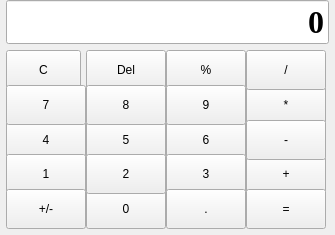
<?xml version="1.0" encoding="UTF-8"?>
<ui version="4.0">
 <class>MainWindow</class>
 <widget class="QMainWindow" name="MainWindow">
  <property name="geometry">
   <rect>
    <x>0</x>
    <y>0</y>
    <width>335</width>
    <height>235</height>
   </rect>
  </property>
  <property name="sizePolicy">
   <sizepolicy hsizetype="Fixed" vsizetype="Fixed">
    <horstretch>0</horstretch>
    <verstretch>0</verstretch>
   </sizepolicy>
  </property>
  <property name="minimumSize">
   <size>
    <width>335</width>
    <height>230</height>
   </size>
  </property>
  <property name="maximumSize">
   <size>
    <width>335</width>
    <height>262</height>
   </size>
  </property>
  <property name="windowTitle">
   <string>Calculator</string>
  </property>
  <widget class="QWidget" name="centralwidget">
   <property name="sizePolicy">
    <sizepolicy hsizetype="Fixed" vsizetype="Fixed">
     <horstretch>0</horstretch>
     <verstretch>0</verstretch>
    </sizepolicy>
   </property>
   <layout class="QGridLayout" name="gridLayout_2">
    <property name="leftMargin">
     <number>0</number>
    </property>
    <property name="topMargin">
     <number>0</number>
    </property>
    <property name="rightMargin">
     <number>0</number>
    </property>
    <property name="bottomMargin">
     <number>0</number>
    </property>
    <property name="spacing">
     <number>0</number>
    </property>
    <item row="0" column="0">
     <layout class="QVBoxLayout" name="verticalLayout">
      <property name="spacing">
       <number>6</number>
      </property>
      <property name="leftMargin">
       <number>6</number>
      </property>
      <property name="rightMargin">
       <number>6</number>
      </property>
      <property name="bottomMargin">
       <number>6</number>
      </property>
      <item>
       <widget class="QLineEdit" name="lineEdit">
        <property name="sizePolicy">
         <sizepolicy hsizetype="Expanding" vsizetype="Fixed">
          <horstretch>0</horstretch>
          <verstretch>0</verstretch>
         </sizepolicy>
        </property>
        <property name="font">
         <font>
          <family>Times New Roman</family>
          <pointsize>24</pointsize>
          <weight>75</weight>
          <bold>true</bold>
         </font>
        </property>
        <property name="text">
         <string>0</string>
        </property>
        <property name="alignment">
         <set>Qt::AlignRight|Qt::AlignTrailing|Qt::AlignVCenter</set>
        </property>
       </widget>
      </item>
      <item>
       <layout class="QGridLayout" name="gridLayout">
        <property name="bottomMargin">
         <number>6</number>
        </property>
        <property name="spacing">
         <number>0</number>
        </property>
        <item row="2" column="2">
         <widget class="QPushButton" name="pushButton6">
          <property name="sizePolicy">
           <sizepolicy hsizetype="Fixed" vsizetype="Fixed">
            <horstretch>0</horstretch>
            <verstretch>0</verstretch>
           </sizepolicy>
          </property>
          <property name="minimumSize">
           <size>
            <width>70</width>
            <height>40</height>
           </size>
          </property>
          <property name="text">
           <string>6</string>
          </property>
         </widget>
        </item>
        <item row="2" column="0">
         <widget class="QPushButton" name="pushButton4">
          <property name="sizePolicy">
           <sizepolicy hsizetype="Fixed" vsizetype="Fixed">
            <horstretch>0</horstretch>
            <verstretch>0</verstretch>
           </sizepolicy>
          </property>
          <property name="minimumSize">
           <size>
            <width>70</width>
            <height>40</height>
           </size>
          </property>
          <property name="text">
           <string>4</string>
          </property>
         </widget>
        </item>
        <item row="3" column="0">
         <widget class="QPushButton" name="pushButton1">
          <property name="sizePolicy">
           <sizepolicy hsizetype="Fixed" vsizetype="Fixed">
            <horstretch>0</horstretch>
            <verstretch>0</verstretch>
           </sizepolicy>
          </property>
          <property name="minimumSize">
           <size>
            <width>70</width>
            <height>40</height>
           </size>
          </property>
          <property name="text">
           <string>1</string>
          </property>
         </widget>
        </item>
        <item row="0" column="0">
         <widget class="QPushButton" name="Clear">
          <property name="sizePolicy">
           <sizepolicy hsizetype="Fixed" vsizetype="Fixed">
            <horstretch>0</horstretch>
            <verstretch>0</verstretch>
           </sizepolicy>
          </property>
          <property name="minimumSize">
           <size>
            <width>75</width>
            <height>40</height>
           </size>
          </property>
          <property name="maximumSize">
           <size>
            <width>75</width>
            <height>40</height>
           </size>
          </property>
          <property name="text">
           <string>C</string>
          </property>
         </widget>
        </item>
        <item row="3" column="2">
         <widget class="QPushButton" name="pushButton3">
          <property name="sizePolicy">
           <sizepolicy hsizetype="Fixed" vsizetype="Fixed">
            <horstretch>0</horstretch>
            <verstretch>0</verstretch>
           </sizepolicy>
          </property>
          <property name="minimumSize">
           <size>
            <width>70</width>
            <height>40</height>
           </size>
          </property>
          <property name="text">
           <string>3</string>
          </property>
         </widget>
        </item>
        <item row="1" column="3">
         <widget class="QPushButton" name="Multiply">
          <property name="sizePolicy">
           <sizepolicy hsizetype="Fixed" vsizetype="Fixed">
            <horstretch>0</horstretch>
            <verstretch>0</verstretch>
           </sizepolicy>
          </property>
          <property name="minimumSize">
           <size>
            <width>70</width>
            <height>40</height>
           </size>
          </property>
          <property name="text">
           <string>*</string>
          </property>
         </widget>
        </item>
        <item row="3" column="3">
         <widget class="QPushButton" name="Addition">
          <property name="sizePolicy">
           <sizepolicy hsizetype="Fixed" vsizetype="Fixed">
            <horstretch>0</horstretch>
            <verstretch>0</verstretch>
           </sizepolicy>
          </property>
          <property name="minimumSize">
           <size>
            <width>70</width>
            <height>40</height>
           </size>
          </property>
          <property name="text">
           <string>+</string>
          </property>
         </widget>
        </item>
        <item row="0" column="2">
         <widget class="QPushButton" name="Modules">
          <property name="sizePolicy">
           <sizepolicy hsizetype="Fixed" vsizetype="Fixed">
            <horstretch>0</horstretch>
            <verstretch>0</verstretch>
           </sizepolicy>
          </property>
          <property name="minimumSize">
           <size>
            <width>70</width>
            <height>40</height>
           </size>
          </property>
          <property name="text">
           <string>%</string>
          </property>
         </widget>
        </item>
        <item row="0" column="1">
         <widget class="QPushButton" name="Delete">
          <property name="sizePolicy">
           <sizepolicy hsizetype="Fixed" vsizetype="Fixed">
            <horstretch>0</horstretch>
            <verstretch>0</verstretch>
           </sizepolicy>
          </property>
          <property name="minimumSize">
           <size>
            <width>70</width>
            <height>40</height>
           </size>
          </property>
          <property name="text">
           <string>Del</string>
          </property>
         </widget>
        </item>
        <item row="1" column="0">
         <widget class="QPushButton" name="pushButton7">
          <property name="sizePolicy">
           <sizepolicy hsizetype="Fixed" vsizetype="Fixed">
            <horstretch>0</horstretch>
            <verstretch>0</verstretch>
           </sizepolicy>
          </property>
          <property name="minimumSize">
           <size>
            <width>70</width>
            <height>40</height>
           </size>
          </property>
          <property name="text">
           <string>7</string>
          </property>
         </widget>
        </item>
        <item row="4" column="1">
         <widget class="QPushButton" name="pushButton0">
          <property name="sizePolicy">
           <sizepolicy hsizetype="Fixed" vsizetype="Fixed">
            <horstretch>0</horstretch>
            <verstretch>0</verstretch>
           </sizepolicy>
          </property>
          <property name="minimumSize">
           <size>
            <width>70</width>
            <height>40</height>
           </size>
          </property>
          <property name="text">
           <string>0</string>
          </property>
         </widget>
        </item>
        <item row="2" column="3">
         <widget class="QPushButton" name="Substract">
          <property name="sizePolicy">
           <sizepolicy hsizetype="Fixed" vsizetype="Fixed">
            <horstretch>0</horstretch>
            <verstretch>0</verstretch>
           </sizepolicy>
          </property>
          <property name="minimumSize">
           <size>
            <width>70</width>
            <height>40</height>
           </size>
          </property>
          <property name="text">
           <string>-</string>
          </property>
         </widget>
        </item>
        <item row="4" column="0">
         <widget class="QPushButton" name="Sign">
          <property name="sizePolicy">
           <sizepolicy hsizetype="Fixed" vsizetype="Fixed">
            <horstretch>0</horstretch>
            <verstretch>0</verstretch>
           </sizepolicy>
          </property>
          <property name="minimumSize">
           <size>
            <width>70</width>
            <height>40</height>
           </size>
          </property>
          <property name="text">
           <string>+/-</string>
          </property>
         </widget>
        </item>
        <item row="2" column="1">
         <widget class="QPushButton" name="pushButton5">
          <property name="sizePolicy">
           <sizepolicy hsizetype="Fixed" vsizetype="Fixed">
            <horstretch>0</horstretch>
            <verstretch>0</verstretch>
           </sizepolicy>
          </property>
          <property name="minimumSize">
           <size>
            <width>70</width>
            <height>40</height>
           </size>
          </property>
          <property name="text">
           <string>5</string>
          </property>
         </widget>
        </item>
        <item row="1" column="2">
         <widget class="QPushButton" name="pushButton9">
          <property name="sizePolicy">
           <sizepolicy hsizetype="Fixed" vsizetype="Fixed">
            <horstretch>0</horstretch>
            <verstretch>0</verstretch>
           </sizepolicy>
          </property>
          <property name="minimumSize">
           <size>
            <width>70</width>
            <height>40</height>
           </size>
          </property>
          <property name="text">
           <string>9</string>
          </property>
         </widget>
        </item>
        <item row="1" column="1">
         <widget class="QPushButton" name="pushButton8">
          <property name="sizePolicy">
           <sizepolicy hsizetype="Fixed" vsizetype="Fixed">
            <horstretch>0</horstretch>
            <verstretch>0</verstretch>
           </sizepolicy>
          </property>
          <property name="minimumSize">
           <size>
            <width>70</width>
            <height>40</height>
           </size>
          </property>
          <property name="text">
           <string>8</string>
          </property>
         </widget>
        </item>
        <item row="0" column="3">
         <widget class="QPushButton" name="Divide">
          <property name="sizePolicy">
           <sizepolicy hsizetype="Fixed" vsizetype="Fixed">
            <horstretch>0</horstretch>
            <verstretch>0</verstretch>
           </sizepolicy>
          </property>
          <property name="minimumSize">
           <size>
            <width>70</width>
            <height>40</height>
           </size>
          </property>
          <property name="text">
           <string>/</string>
          </property>
         </widget>
        </item>
        <item row="4" column="3">
         <widget class="QPushButton" name="Equals">
          <property name="sizePolicy">
           <sizepolicy hsizetype="Fixed" vsizetype="Fixed">
            <horstretch>0</horstretch>
            <verstretch>0</verstretch>
           </sizepolicy>
          </property>
          <property name="minimumSize">
           <size>
            <width>70</width>
            <height>40</height>
           </size>
          </property>
          <property name="text">
           <string>=</string>
          </property>
         </widget>
        </item>
        <item row="3" column="1">
         <widget class="QPushButton" name="pushButton2">
          <property name="sizePolicy">
           <sizepolicy hsizetype="Fixed" vsizetype="Fixed">
            <horstretch>0</horstretch>
            <verstretch>0</verstretch>
           </sizepolicy>
          </property>
          <property name="minimumSize">
           <size>
            <width>70</width>
            <height>40</height>
           </size>
          </property>
          <property name="text">
           <string>2</string>
          </property>
         </widget>
        </item>
        <item row="4" column="2">
         <widget class="QPushButton" name="Point">
          <property name="sizePolicy">
           <sizepolicy hsizetype="Fixed" vsizetype="Fixed">
            <horstretch>0</horstretch>
            <verstretch>0</verstretch>
           </sizepolicy>
          </property>
          <property name="minimumSize">
           <size>
            <width>70</width>
            <height>40</height>
           </size>
          </property>
          <property name="text">
           <string>.</string>
          </property>
         </widget>
        </item>
       </layout>
      </item>
     </layout>
    </item>
   </layout>
  </widget>
 </widget>
 <resources/>
 <connections/>
</ui>
